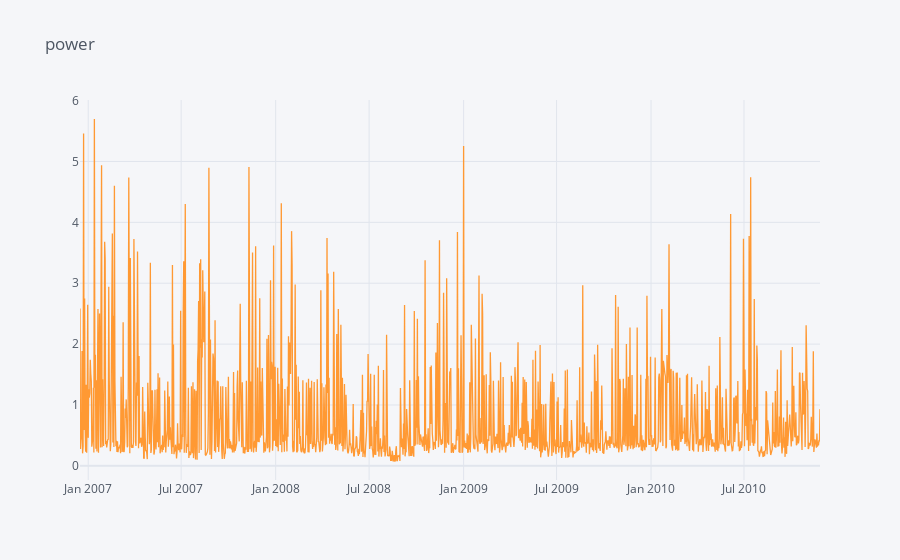

The notebook cell this image was saved under:
### Code cell
#plotting the data 
data.iplot(title="power", xTitle='TIme Stamp',yTitle='Demand')

### Figure 1 — Plotly figure (JSON) as saved in the notebook; plotly's stock layout.template omitted (floating-point values rounded to 4 significant figures; data arrays with more than 128 entries replaced by an {"elided": "..."} marker saying what was removed)
{"data": [{"line": {"color": "rgba(255, 153, 51, 1.0)", "dash": "solid", "shape": "linear", "width": 1.3}, "mode": "lines", "name": "Global_active_power", "text": "", "type": "scatter", "x": {"elided": "1427 str values"}, "y": {"elided": "1427 float values"}}], "layout": {"legend": {"bgcolor": "#F5F6F9", "font": {"color": "#4D5663"}}, "paper_bgcolor": "#F5F6F9", "plot_bgcolor": "#F5F6F9", "title": {"font": {"color": "#4D5663"}, "text": "power"}, "xaxis": {"gridcolor": "#E1E5ED", "showgrid": true, "tickfont": {"color": "#4D5663"}, "title": {"font": {"color": "#4D5663"}, "text": ""}, "zerolinecolor": "#E1E5ED"}, "yaxis": {"gridcolor": "#E1E5ED", "showgrid": true, "tickfont": {"color": "#4D5663"}, "title": {"font": {"color": "#4D5663"}, "text": ""}, "zerolinecolor": "#E1E5ED"}}}
